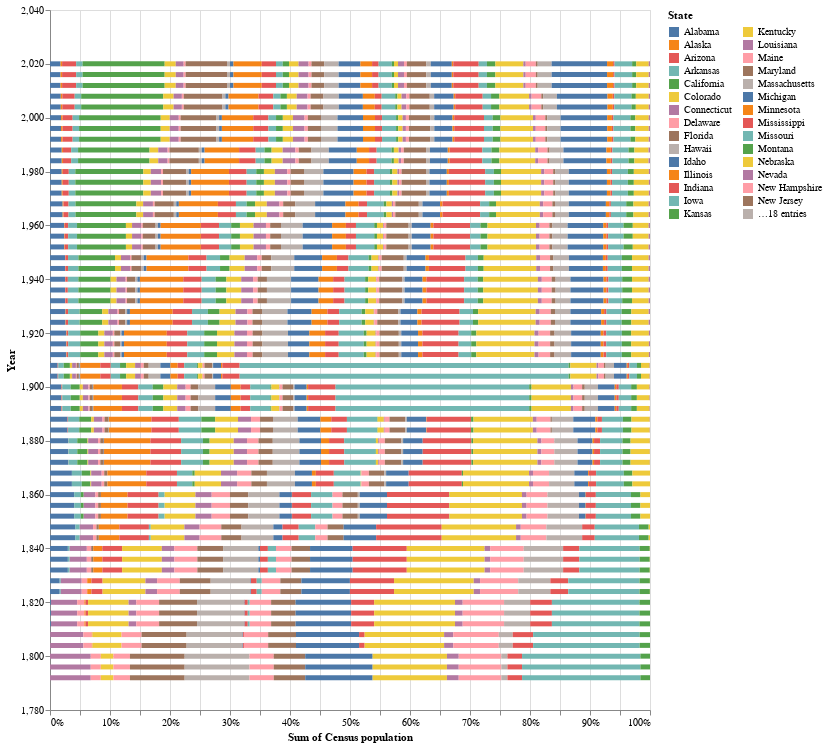

Notebook cell for this chart:
### Code cell
alt.Chart(college_data_merged).mark_bar().encode(
    x=alt.X('sum(Census population)', stack="normalize", axis=alt.Axis(format='%')),
    y='Year',
    color=alt.Color('State', legend=alt.Legend(columns=2))
).properties(width=600, height=700)

### Figure 1 — Vega-Lite specification as saved in the notebook (floating-point values rounded to 4 significant figures; data arrays with more than 128 entries replaced by an {"elided": "..."} marker saying what was removed)
{"config": {"view": {"continuousWidth": 400, "continuousHeight": 300}}, "data": {"name": "data-641fe9458cedae1d4bb78b935f0b53de"}, "mark": "bar", "encoding": {"color": {"type": "nominal", "field": "State", "legend": {"columns": 2}}, "x": {"type": "quantitative", "aggregate": "sum", "axis": {"format": "%"}, "field": "Census population", "stack": "normalize"}, "y": {"type": "quantitative", "field": "Year"}}, "height": 700, "width": 600, "$schema": "https://vega.github.io/schema/vega-lite/v4.8.1.json", "datasets": {"data-641fe9458cedae1d4bb78b935f0b53de": {"elided": "2726 records"}}}
